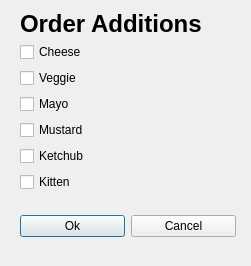
<?xml version="1.0" encoding="UTF-8"?>
<ui version="4.0">
 <class>Dialog</class>
 <widget class="QDialog" name="Dialog">
  <property name="geometry">
   <rect>
    <x>0</x>
    <y>0</y>
    <width>251</width>
    <height>266</height>
   </rect>
  </property>
  <property name="windowTitle">
   <string>Dialog</string>
  </property>
  <widget class="QWidget" name="">
   <property name="geometry">
    <rect>
     <x>20</x>
     <y>210</y>
     <width>216</width>
     <height>32</height>
    </rect>
   </property>
   <layout class="QHBoxLayout" name="horizontalLayout">
    <item>
     <widget class="QPushButton" name="btnOk">
      <property name="text">
       <string>Ok</string>
      </property>
     </widget>
    </item>
    <item>
     <widget class="QPushButton" name="btnCancel">
      <property name="text">
       <string>Cancel</string>
      </property>
     </widget>
    </item>
   </layout>
  </widget>
  <widget class="QWidget" name="">
   <property name="geometry">
    <rect>
     <x>20</x>
     <y>11</y>
     <width>211</width>
     <height>181</height>
    </rect>
   </property>
   <layout class="QVBoxLayout" name="verticalLayout">
    <item>
     <widget class="QLabel" name="label">
      <property name="font">
       <font>
        <pointsize>18</pointsize>
        <bold>true</bold>
       </font>
      </property>
      <property name="text">
       <string>Order Additions</string>
      </property>
     </widget>
    </item>
    <item>
     <widget class="QCheckBox" name="boxCheese">
      <property name="text">
       <string>Cheese</string>
      </property>
     </widget>
    </item>
    <item>
     <widget class="QCheckBox" name="boxVeggie">
      <property name="text">
       <string>Veggie</string>
      </property>
     </widget>
    </item>
    <item>
     <widget class="QCheckBox" name="boxMayo">
      <property name="text">
       <string>Mayo</string>
      </property>
     </widget>
    </item>
    <item>
     <widget class="QCheckBox" name="boxMustard">
      <property name="text">
       <string>Mustard</string>
      </property>
     </widget>
    </item>
    <item>
     <widget class="QCheckBox" name="boxKetchub">
      <property name="text">
       <string>Ketchub</string>
      </property>
     </widget>
    </item>
    <item>
     <widget class="QCheckBox" name="boxKitten">
      <property name="text">
       <string>Kitten</string>
      </property>
     </widget>
    </item>
   </layout>
  </widget>
 </widget>
 <resources/>
 <connections>
  <connection>
   <sender>btnCancel</sender>
   <signal>clicked()</signal>
   <receiver>Dialog</receiver>
   <slot>reject()</slot>
   <hints>
    <hint type="sourcelabel">
     <x>184</x>
     <y>221</y>
    </hint>
    <hint type="destinationlabel">
     <x>240</x>
     <y>183</y>
    </hint>
   </hints>
  </connection>
 </connections>
</ui>
